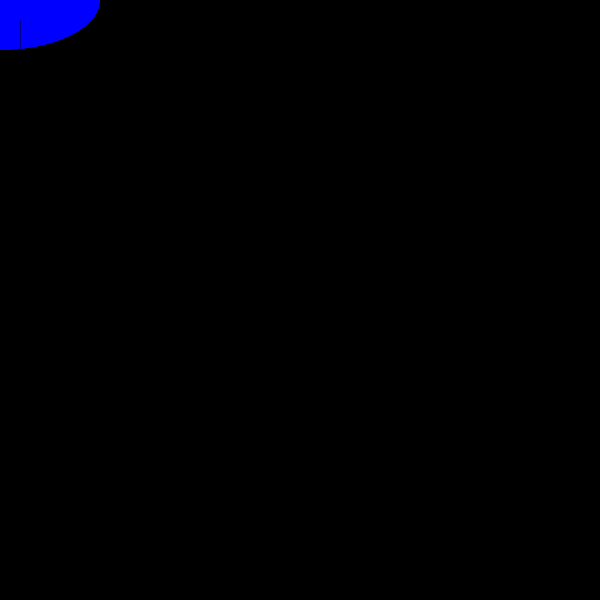
Frame 1 (no input)
Frame 60 (the mouse pressed at the canvas centre just before this capture): identical to frame 1, image omitted
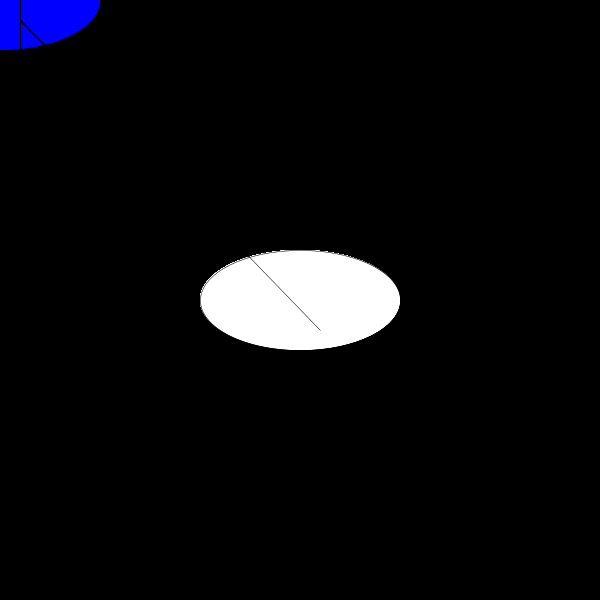
Frame 120 (the mouse held since frame 60 and released just before this capture)

The Processing sketch that drew these frames (run headless with seeded random() and noise(); from frame 60 on, the mouse is pressed at the canvas centre):

// Processing sketch: collab_2
// ── collab_2.pde
float x = 200;
float y = 200;

void setup(){
size (600,600);
smooth ();
background (0);
}


void draw(){ 
  for (int i=0; i<width/2; i++){
ellipse(mouseX, mouseY, 200, 100);
strokeWeight(.5);
fill(random(125));
quad(20,20,20,i++,20,20,mouseX+20,mouseY+30);
fill(mouseX, mouseY, i++, i);
  }


}

 void mouseClicked() {
   ellipse (random(width), random(height), 40, 40);
   fill(255, mouseX, mouseX);
   line(mouseX, mouseY,300,300);
}
